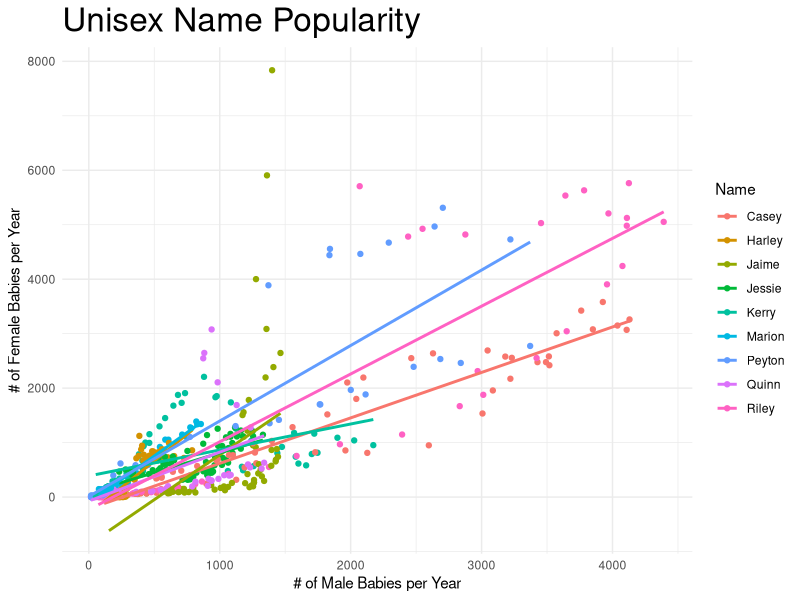

Write the R code that produced this figure.
# Run the code below to set up the data
# Add theme_minimal() to the plot.
# Increase the font size of the title.

# Bonus: What else can you change?

library(tidyverse)
# Load and reshape data
unisex_data <- read_csv("data/unisex.csv")
unisex_data <- unisex_data %>%
  select(-prop) %>%
  spread(sex, n, fill=0)
unisex_data

# make a scatterplot: add theme elements
ggplot(unisex_data, aes(x=Male, y=Female, color=name)) + 
  geom_point() +
  geom_smooth(method="lm", se=FALSE) + 
  labs(title="Unisex Name Popularity",
       x="# of Male Babies per Year",
       y="# of Female Babies per Year",
       color="Name") + 
  theme_minimal() + 
  theme(plot.title=element_text(size=24))

